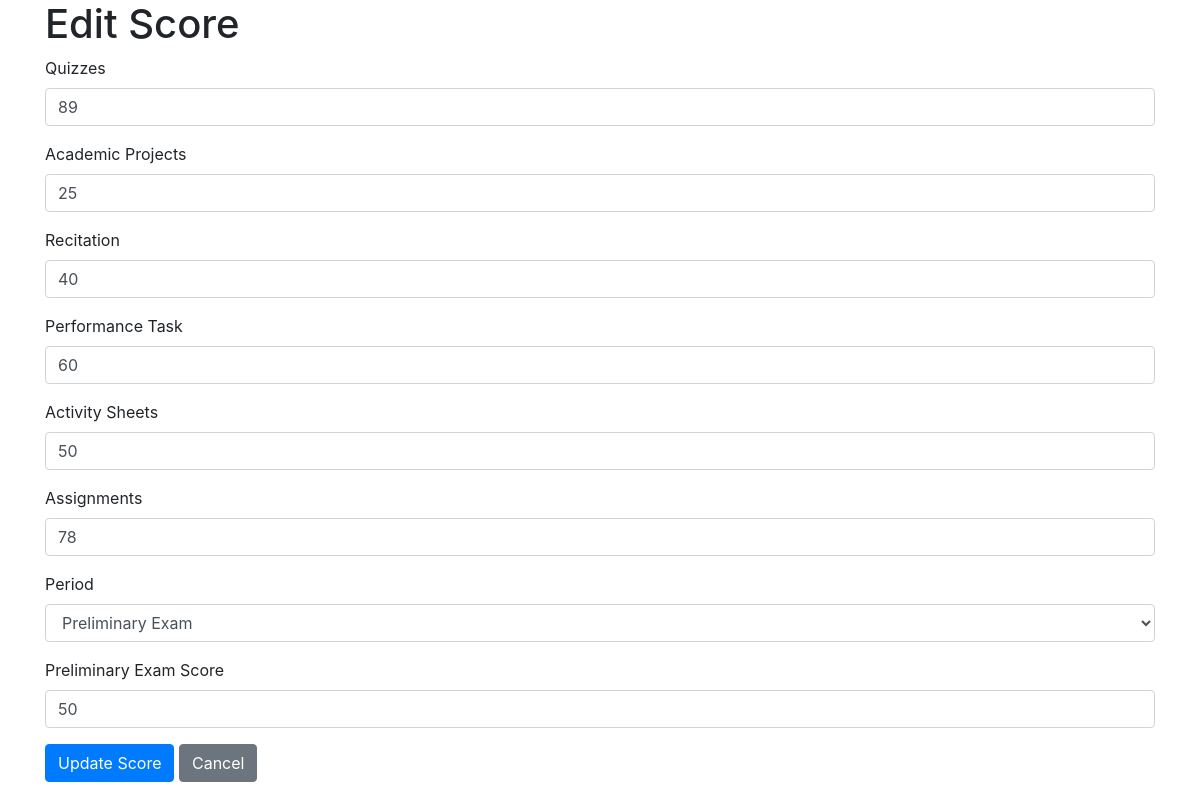
/edit_score.php?id=46, run on the app's committed database.
### tables this page shows
CREATE TABLE `grades` (
  `id` int(11) NOT NULL,
  `student_id` int(11) DEFAULT NULL,
  `course_id` int(11) DEFAULT NULL,
  `period` enum('1','2','3','4','ME','SFE','FE') DEFAULT NULL,
  `quizzes` float DEFAULT NULL,
  `academic_projects` float DEFAULT NULL,
  `recitation` float DEFAULT NULL,
  `performance_task` float DEFAULT NULL,
  `activity_sheets` float DEFAULT NULL,
  `assignments` float DEFAULT NULL,
  `prelim_exam` float DEFAULT NULL,
  `midterm_exam` float DEFAULT NULL,
  `semi_final_exam` float DEFAULT NULL,
  `final_exam` float DEFAULT NULL,
  `exam_score` float DEFAULT NULL,
  `remarks` varchar(20) DEFAULT NULL
);

### edit_score.php (the view, shortened to what this page needs)
<?php
include 'config.php';
if ($_SERVER['REQUEST_METHOD'] === 'GET' && isset($_GET['id'])) {
    $grade_id = $_GET['id'];
    $sql = "SELECT * FROM grades WHERE id = ?";
    $stmt = $conn->prepare($sql);
    $stmt->bind_param("i", $grade_id);
    $stmt->execute();
    $result = $stmt->get_result();
    $grade = $result->fetch_assoc();
}
?>
<!DOCTYPE html>
<html lang="en">
<head>
    <link rel="stylesheet" href="assets/css/bootstrap.min.css">
</head>
<body>
    <div class="container">
        <h1>Edit Score</h1>
        <form method="POST" action="edit_score.php">
            <div class="form-group">
                <label>Quizzes</label>
                <input type="number" name="quizzes" class="form-control" value="<?php echo $grade['quizzes']; ?>" required>
            </div>
            <div class="form-group">
                <label>Academic Projects</label>
                <input type="number" name="academic_projects" class="form-control" value="<?php echo $grade['academic_projects']; ?>" required>
            </div>
            <div class="form-group">
                <label>Recitation</label>
                <input type="number" name="recitation" class="form-control" value="<?php echo $grade['recitation']; ?>" required>
            </div>
            <div class="form-group">
                <label>Performance Task</label>
                <input type="number" name="performance_task" class="form-control" value="<?php echo $grade['performance_task']; ?>" required>
            </div>
            <div class="form-group">
                <label>Activity Sheets</label>
                <input type="number" name="activity_sheets" class="form-control" value="<?php echo $grade['activity_sheets']; ?>" required>
            </div>
            <div class="form-group">
                <label>Assignments</label>
                <input type="number" name="assignments" class="form-control" value="<?php echo $grade['assignments']; ?>" required>
            </div>
            <div class="form-group">
                <label>Period</label>
                <select name="period" id="period" class="form-control" onchange="updateExamFields()">
                    <option value="PE" <?php if ($grades['period'] == 'PE') echo 'selected'; ?>>Preliminary Exam</option>
                </select>
            </div>
            <div class="form-group" id="prelim_exam_div" style="display: none;">
                <label for="prelim_exam">Preliminary Exam Score</label>
                <input type="number" step="0.01" name="prelim_exam" class="form-control" id="prelim_exam" value="<?php echo $grade['prelim_exam']; ?>">
            </div>
            <button type="submit" name="update_score" class="btn btn-primary">Update Score</button>
            <a href="report.php" class="btn btn-secondary">Cancel</a>
        </form>
    </div>
</body>
</html>

### data on the page
grades: quizzes "89", academic_projects "25", recitation "40", performance_task "60", activity_sheets "50", assignments "78", prelim_exam "50"
